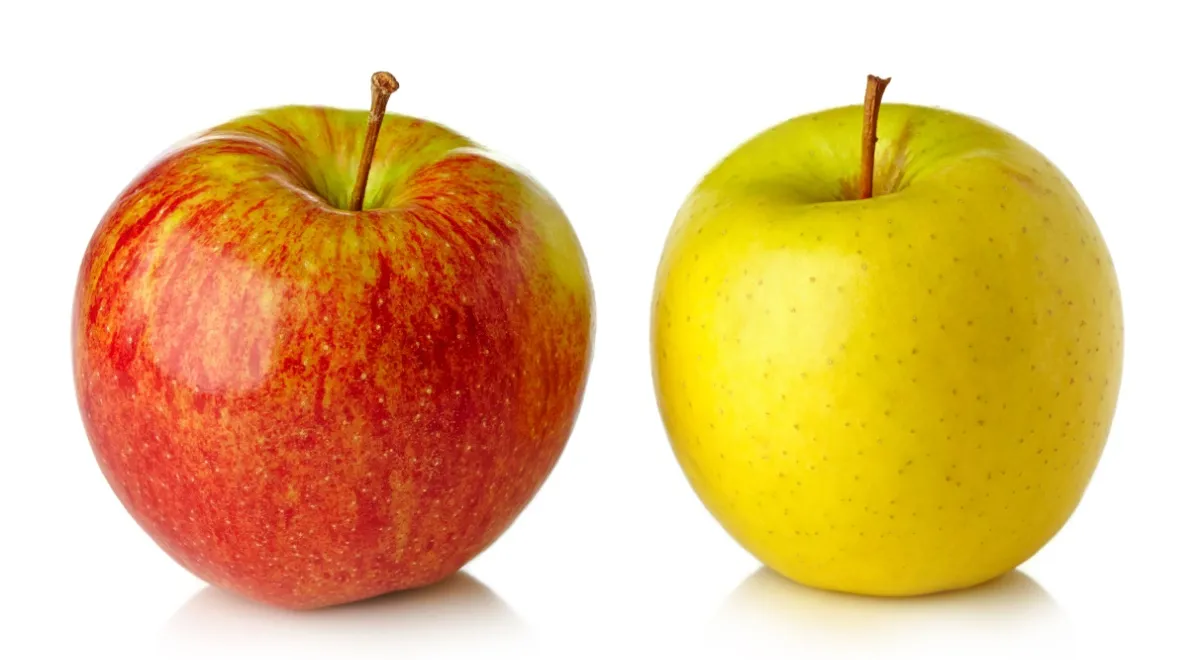
#> input picture example1.jpg, 1200 x 660 px
$ python -i 5.py   (imports and definitions only)   (older library calls are emulated)
#> lines starting #> are read from the running program, lines starting #| are printed output that depends on the picture; after the words box and inside, x2 and y2 are one past the last pixel; in counts of white or black regions, pixels touching at a corner belong together
import cv2
import numpy as np
import matplotlib.pyplot as plt

from sklearn.cluster import KMeans, DBSCAN
from skimage.segmentation import (quickshift,
                                  active_contour)
from skimage.filters import sobel
from skimage import measure, color
from skimage.io import imread
from skimage.color import rgb2gray
from skimage.draw import rectangle_perimeter, polygon_perimeter, ellipse_perimeter


###############################################################################
# 1. ВЫДЕЛЕНИЕ ГРАНИЦ ОПЕРАТОРОМ СОБЕЛЯ
###############################################################################

# [68 lines left out: functions sobel_edges_demo, canny_edges_demo, not called in this run]


###############################################################################
# 3. СРАВНЕНИЕ СОБЕЛЯ И КЭННИ НА РАЗНЫХ ТИПАХ ИЗОБРАЖЕНИЙ
###############################################################################

def compare_sobel_canny(image_path, sobel_ksize=3, canny_low=100, canny_high=200):
    """
    Сравнение результатов Собеля и Кэнни на одном изображении.
    """
#> called with image_path = 'example1.jpg', sobel_ksize = 3, canny_low = 100, canny_high = 200
    img_gray = cv2.imread(image_path, cv2.IMREAD_GRAYSCALE)
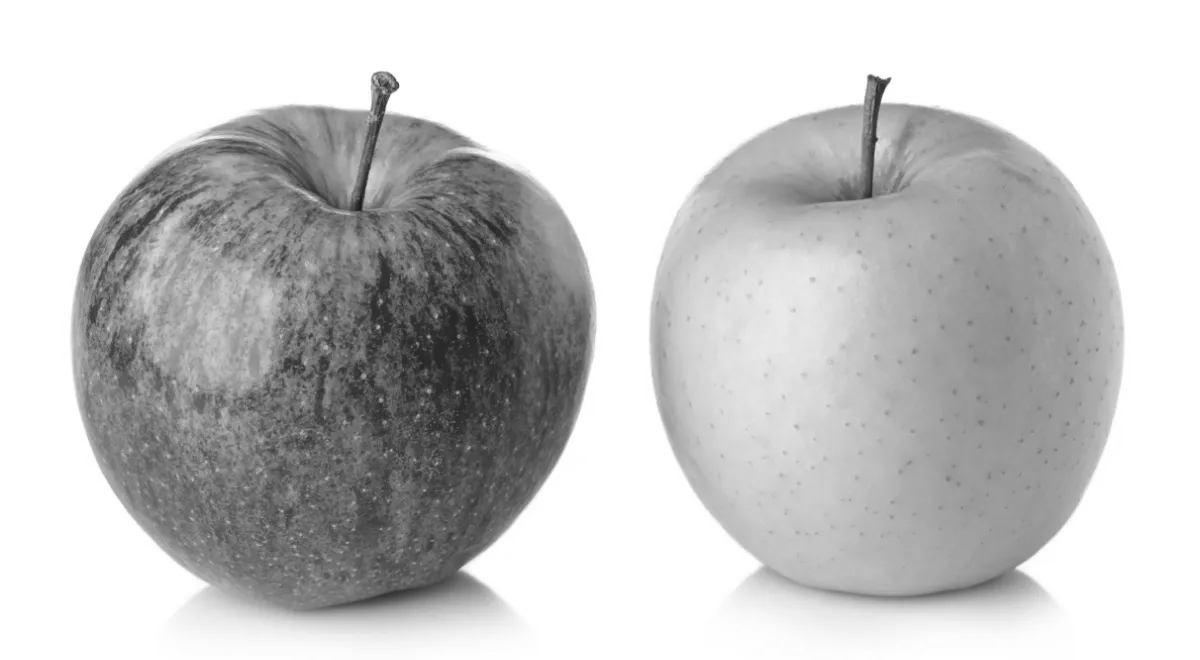
#> img_gray: shape (660, 1200); min 25, max 255, mean 198
    sobel_x = cv2.Sobel(img_gray, cv2.CV_64F, 1, 0, ksize=sobel_ksize)
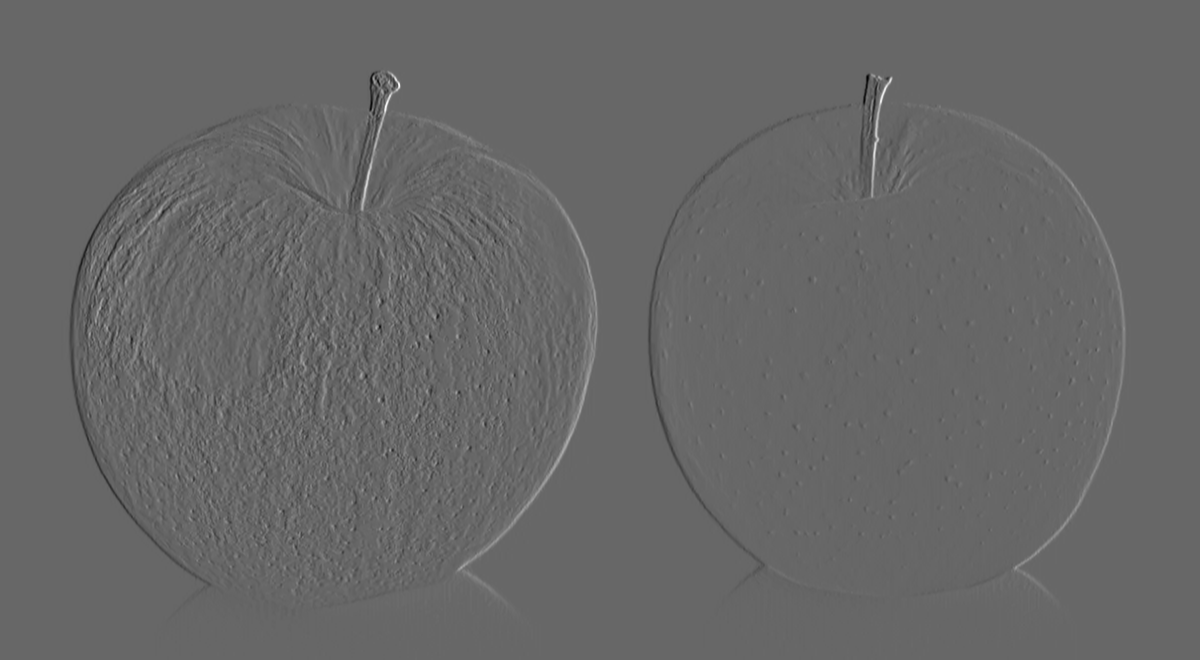
#> sobel_x: shape (660, 1200) float64; min -499, max 730, mean 0; drawn with min black and max white
    sobel_y = cv2.Sobel(img_gray, cv2.CV_64F, 0, 1, ksize=sobel_ksize)
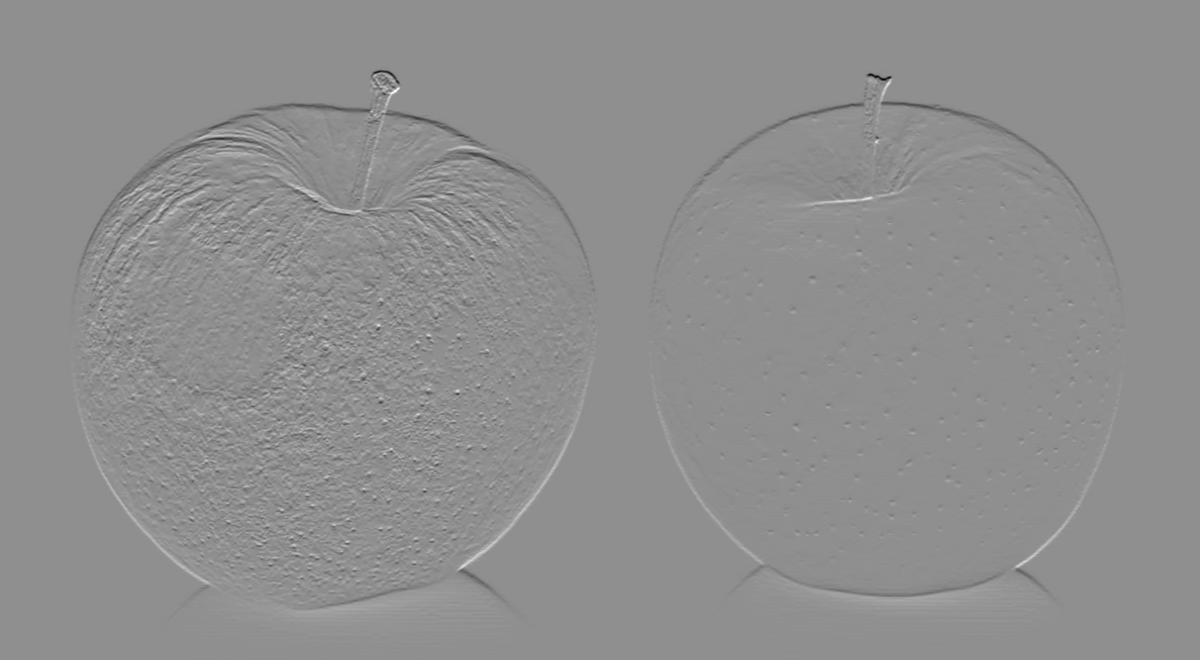
#> sobel_y: shape (660, 1200) float64; min -599, max 469, mean 0; drawn with min black and max white
    sobel_combined = cv2.addWeighted(cv2.convertScaleAbs(sobel_x), 0.5,
                                     cv2.convertScaleAbs(sobel_y), 0.5, 0)
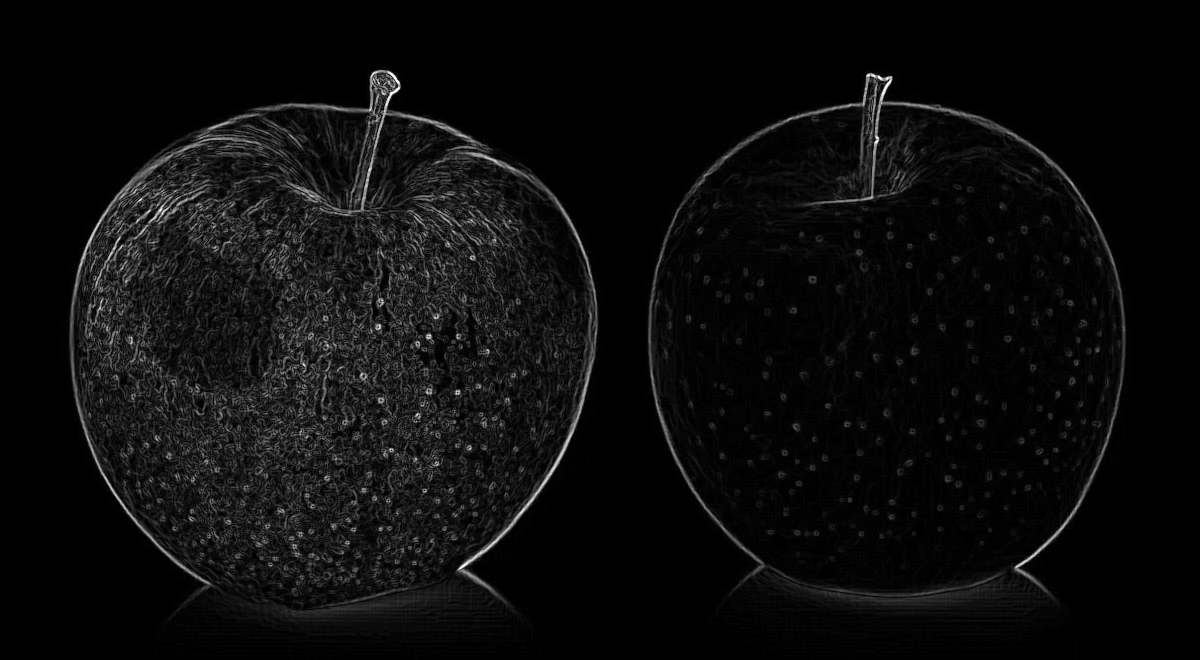
#> sobel_combined: shape (660, 1200); min 0, max 255, mean 12

    edges_canny = cv2.Canny(img_gray, canny_low, canny_high)
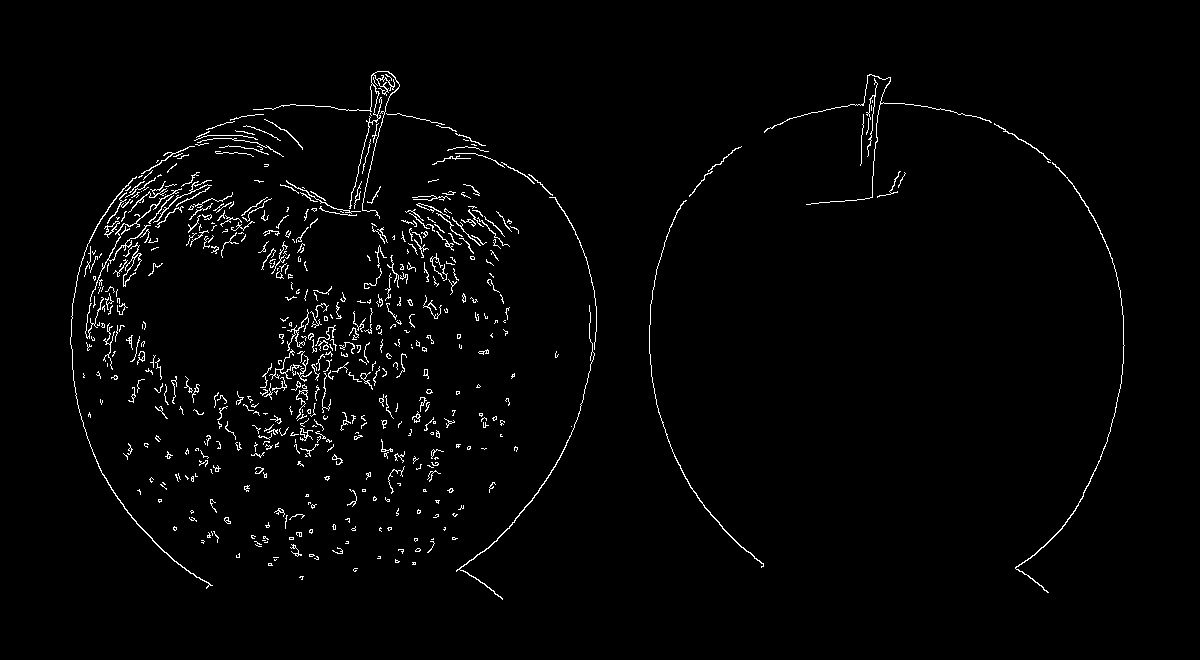
#> edges_canny: shape (660, 1200); 2% white in thin lines or dots, all inside (x1, y1, x2, y2) = (70, 71, 1125, 600)

    plt.figure(figsize=(14,4))
    plt.subplot(1,3,1)
    plt.imshow(img_gray, cmap='gray')
    plt.title("Исходное")

    plt.subplot(1,3,2)
    plt.imshow(sobel_combined, cmap='gray')
    plt.title("Собель")

    plt.subplot(1,3,3)
    plt.imshow(edges_canny, cmap='gray')
    plt.title("Кэнни")

    plt.tight_layout()
    plt.show()

    # Здесь можно дать качественный комментарий по итогам:
    # - Собель даёт более «мягкие» границы, выделяя градиенты.
    # - Кэнни чаще формирует более тонкие и чёткие контуры,
    #   но при неправильных порогах может терять важные детали или создавать шум.


###############################################################################
# 4. K-MEANS ДЛЯ СЕГМЕНТАЦИИ
###############################################################################

# [93 lines left out: functions kmeans_segmentation_demo, dbscan_segmentation_demo, not called in this run]


###############################################################################
# 6. СРАВНИТЕЛЬНЫЙ АНАЛИЗ (K-MEANS, MEAN SHIFT, DBSCAN)
###############################################################################

from skimage.segmentation import (quickshift, felzenszwalb)
# Или можно использовать встроенный Mean Shift из sklearn.cluster (с ограничениями)

# [71 lines left out: function compare_segmentation_methods, not called in this run]


###############################################################################
# 7. МЕТОД АКТИВНОГО КОНТУРА (SNAKES) С РАЗНЫМИ НАЧАЛЬНЫМИ ФОРМАМИ
###############################################################################

from skimage.draw import polygon
from skimage import img_as_float

# [134 lines left out: functions active_contour_demo, optimize_active_contour_params, not called in this run]

>>> result = compare_sobel_canny('example1.jpg')

$ run again, on example3.jpg
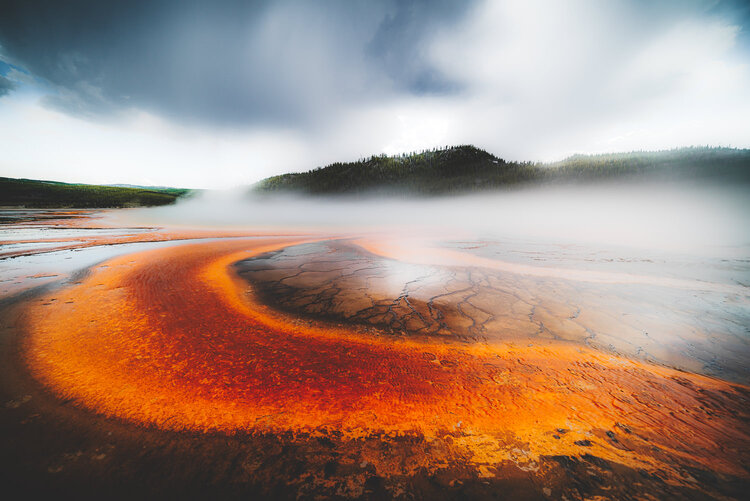
#> input picture example3.jpg, 750 x 501 px
#> in compare_sobel_canny, `sobel_y = cv2.Sobel(img_gray, cv2.CV_64F, 0, 1, ksize=sobel_ksize)`:
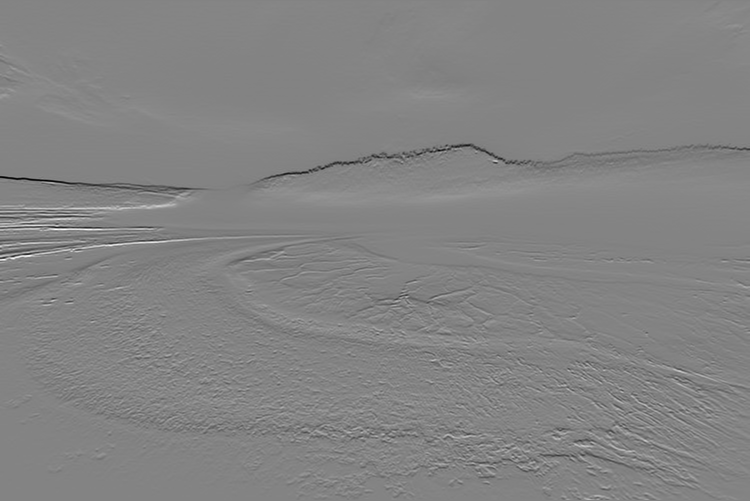
#> sobel_y: shape (501, 750) float64; min -829, max 775, mean -1.4; drawn with min black and max white
#> in compare_sobel_canny, `edges_canny = cv2.Canny(img_gray, canny_low, canny_high)`:
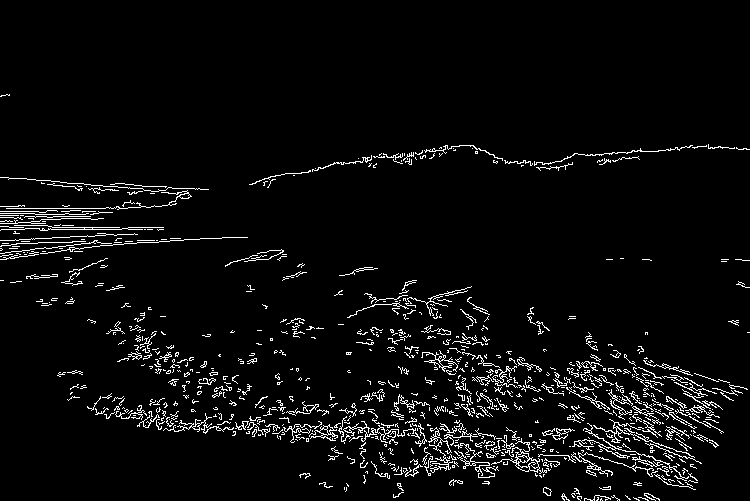
#> edges_canny: shape (501, 750); 4.4% white in thin lines or dots, all inside (x1, y1, x2, y2) = (0, 94, 750, 501)
